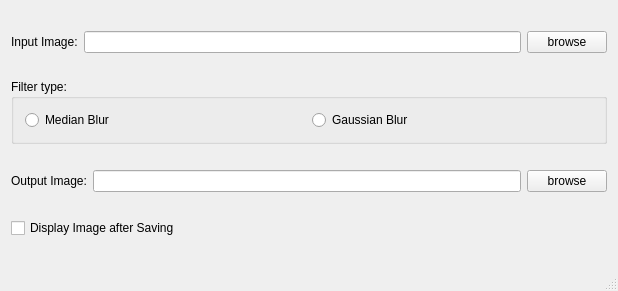
<?xml version="1.0" encoding="UTF-8"?>
<ui version="4.0">
 <class>MainWindow</class>
 <widget class="QMainWindow" name="MainWindow">
  <property name="geometry">
   <rect>
    <x>0</x>
    <y>0</y>
    <width>618</width>
    <height>291</height>
   </rect>
  </property>
  <property name="windowTitle">
   <string>Blurrer</string>
  </property>
  <widget class="QWidget" name="centralWidget">
   <layout class="QVBoxLayout" name="verticalLayout">
    <item>
     <layout class="QHBoxLayout" name="horizontalLayout">
      <item>
       <widget class="QLabel" name="label_5">
        <property name="text">
         <string>Input Image:</string>
        </property>
       </widget>
      </item>
      <item>
       <widget class="QLineEdit" name="inputLineEdit"/>
      </item>
      <item>
       <widget class="QPushButton" name="input_button_browse">
        <property name="text">
         <string>browse</string>
        </property>
       </widget>
      </item>
     </layout>
    </item>
    <item>
     <widget class="QGroupBox" name="groupBox">
      <property name="sizePolicy">
       <sizepolicy hsizetype="Minimum" vsizetype="Fixed">
        <horstretch>0</horstretch>
        <verstretch>0</verstretch>
       </sizepolicy>
      </property>
      <property name="title">
       <string>Filter type:</string>
      </property>
      <layout class="QHBoxLayout" name="horizontalLayout_5">
       <item>
        <widget class="QRadioButton" name="mblur_radiobutton">
         <property name="text">
          <string>Median Blur</string>
         </property>
        </widget>
       </item>
       <item>
        <widget class="QRadioButton" name="gblur_radiobutton">
         <property name="text">
          <string>Gaussian Blur</string>
         </property>
        </widget>
       </item>
      </layout>
      <zorder>mblur_radiobutton</zorder>
      <zorder>gblur_radiobutton</zorder>
      <zorder>label_5</zorder>
     </widget>
    </item>
    <item>
     <layout class="QHBoxLayout" name="horizontalLayout_4">
      <item>
       <widget class="QLabel" name="label_7">
        <property name="text">
         <string>Output Image:</string>
        </property>
       </widget>
      </item>
      <item>
       <widget class="QLineEdit" name="OutputLineEdit"/>
      </item>
      <item>
       <widget class="QPushButton" name="output_button_browse">
        <property name="text">
         <string>browse</string>
        </property>
       </widget>
      </item>
     </layout>
    </item>
    <item>
     <widget class="QCheckBox" name="display_image_checkbox">
      <property name="text">
       <string>Display Image after Saving</string>
      </property>
     </widget>
    </item>
   </layout>
  </widget>
  <widget class="QStatusBar" name="statusBar"/>
 </widget>
 <layoutdefault spacing="6" margin="11"/>
 <resources/>
 <connections/>
</ui>
